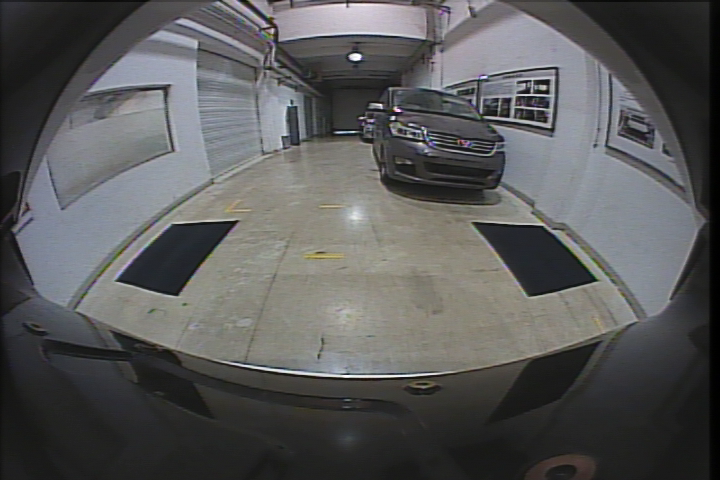
//> input picture 2.lens/BACK_0.bmp, 720 x 480 px
$ ./1   (built with g++ and OpenCV 4)
//> lines starting //> are read from the running program, lines starting //| are printed output that depends on the picture
// Undistortion.cpp: 定义控制台应用程序的入口点。
//

#include<opencv2/opencv.hpp>
#include<math.h>
using namespace cv;

//matlab 单相机标定结果，相机A
double k[3] = { -0.0903,0.7409,0.0 };//径向畸变 k1,k2,k3
double p[2] = { -0.0012,0.0013 };	//切向畸变 p1,p2
double intrinsic[3][3] = { {3449.6,0,0},{6.3538,3449.63,0},{668.4023,472.6526,1} };
void undistortion(Mat input, Mat &output);		//去畸变

int main()
{
	Mat picture = imread("BACK_0.bmp");
//> picture is the input picture: 480 rows x 720 cols, CV_8UC3; mean B, G, R 89.3, 89.2, 88.9
	Mat srcImage;
	cvtColor(picture, srcImage, CV_BGR2GRAY);
	imshow("【原图片】", srcImage);
	//a blank image of the same size
	Mat dstImage = Mat::zeros(srcImage.rows, srcImage.cols, CV_8UC1);

	undistortion(srcImage, dstImage);
	imshow("【去畸变后】", dstImage);

	Mat diffImage = (srcImage - dstImage)*50;
	imshow("【变化图-放大50倍的效果】", diffImage);
	waitKey();
	return 0;
}

void undistortion(Mat input, Mat &output)
{
	double fx = intrinsic[0][0];
	double fy = intrinsic[1][1];	//焦距
	double cx = intrinsic[2][0];
	double cy = intrinsic[2][1];	//光心位置
	double k1 = k[0];
	double k2 = k[1];
	double k3 = k[2];		//径向畸变系数
	double p1 = p[0];
	double p2 = p[1];		//切向畸变系数
	double r;		//畸变图 距离中心点的距离
	double x1, y1, x2, y2;	//中间变量
	for (int i = 0; i < input.cols; i++)
	{
		for (int j = 0; j < input.rows; j++) {
			//①像素坐标系到 相机坐标系
			x1 = (i - cx) / fx;
			y1 = (j - cy) / fy;

			//②在相机坐标系下进行去畸变操作
			r = x1 * x1 + y1 * y1;
			x2 = x1 * (1 + k1 * pow(r, 2) + k2 * pow(r, 4)) + 2 * p1*x1*y1 + p2 * (pow(r, 2) + 2 * pow(x1, 2));
			y2 = y1 * (1 + k1 * pow(r, 2) + k2 * pow(r, 4)) + 2 * p2*x1*y1 + p1 * (pow(r, 2) + 2 * pow(y1, 2));

			//③在去畸变操作后，重新转换到 像素坐标系
			x2 = x2 * fx + cx;
			y2 = y2 * fy + cy;

			//④并用源图像的像素值对新图像的像素点进行插值
			if (y2 > 0 && y2 < input.rows - 1 && x2>0 && x2 < input.cols - 1) {	//防止越界
				double h = y2;
				double w = x2;
				double result = (floor(w + 1) - w)*(floor(h + 1) - h)*input.at<uchar>(floor(h), floor(w)) +
					(floor(w + 1) - w)*(h - floor(h))*input.at<uchar>(floor(h + 1), floor(w)) +
					(w - floor(w))*(floor(h + 1) - h)*input.at<uchar>(floor(h), floor(w + 1)) +
					(w - floor(w))*(h - floor(h))*input.at<uchar>(floor(h + 1), floor(w + 1));		//双线性内插
				output.at<uchar>(j, i) = floor(result);
				//std::cout << output.at<uchar>(j, i) - input.at<uchar>(j, i) << "\t";
			}
		}
	}
//> this loop made 720 passes
//> (x1, r, x2) on passes 1 to 3: (-0.194, 0.0375, 0.43), (-0.193, 0.0374, 1.43), (-0.193, 0.0373, 2.43)
//> after the loop, x1 = 0.0147; y1 = 0.00184; r = 0.000219; x2 = 719; y2 = 479
//> in main, `Mat diffImage = (srcImage - dstImage)*50;`:
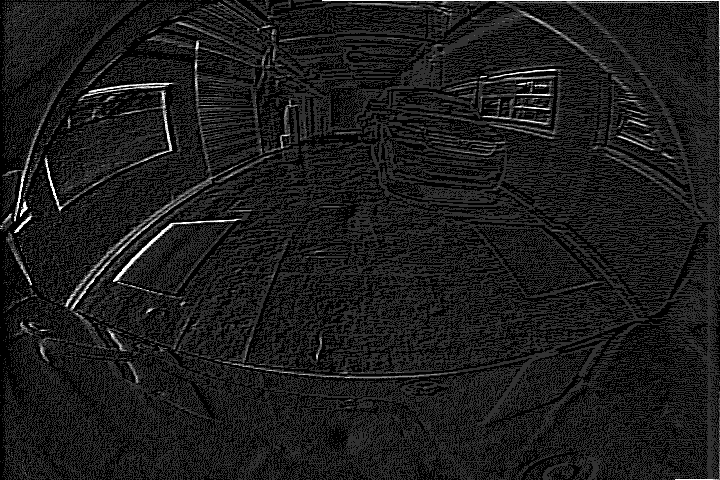
//> diffImage: 480 rows x 720 cols, CV_8UC1; min 0, max 255, mean 27.3
}

$ run again, with 2.lens/FRONT_0.bmp copied over 2.lens/BACK_0.bmp
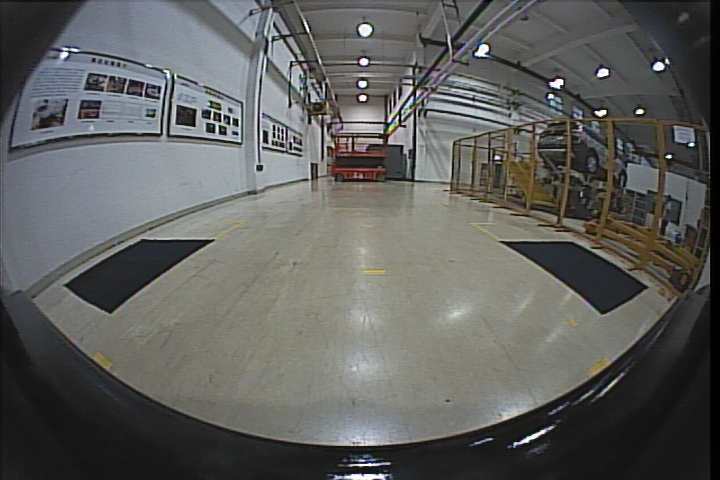
//> input picture 2.lens/FRONT_0.bmp, 720 x 480 px
//> picture is the input picture: 480 rows x 720 cols, CV_8UC3; mean B, G, R 93.3, 95.5, 94.8
//> `cvtColor(picture, srcImage, CV_BGR2GRAY);`:
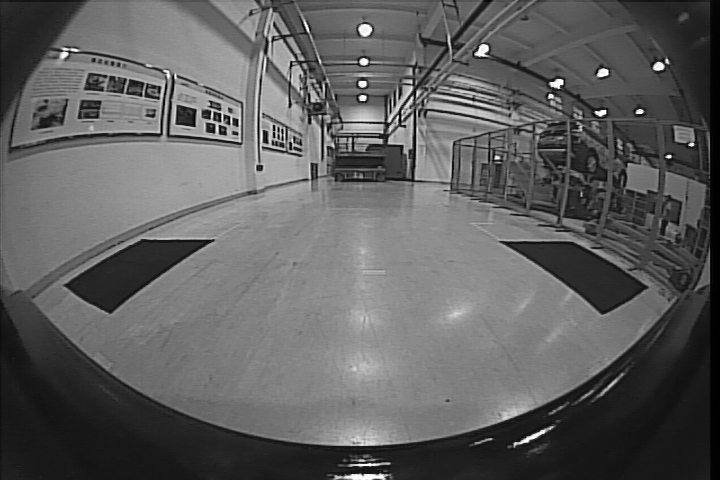
//> srcImage: 480 rows x 720 cols, CV_8UC1; min 0, max 255, mean 95.1
//> the loop in undistortion, `for (int i = 0; i < input.cols; i++)` made 720 passes
//> (x1, r, x2) on passes 1 to 3: (-0.194, 0.0375, 0.43), (-0.193, 0.0374, 1.43), (-0.193, 0.0373, 2.43)
//> after the loop in undistortion, `for (int i = 0; i < input.cols; i++)`: x1 = 0.0147; y1 = 0.00184; r = 0.000219; x2 = 719; y2 = 479
//> `Mat diffImage = (srcImage - dstImage)*50;`:
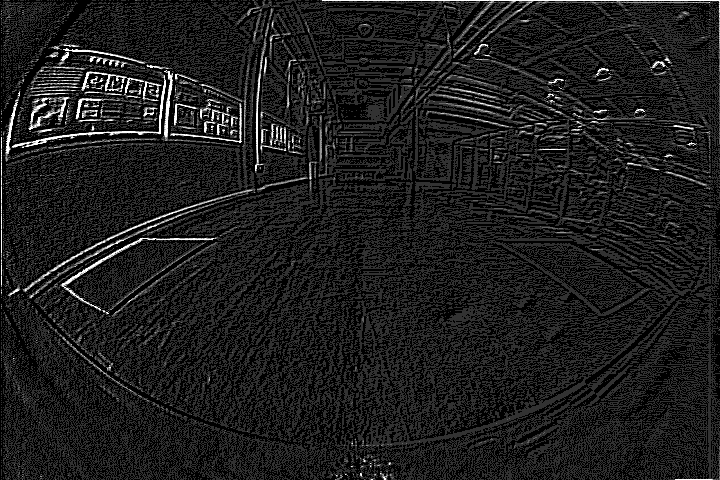
//> diffImage: 480 rows x 720 cols, CV_8UC1; min 0, max 255, mean 29.3

$ run again, with 2.lens/LEFT_0.bmp copied over 2.lens/BACK_0.bmp
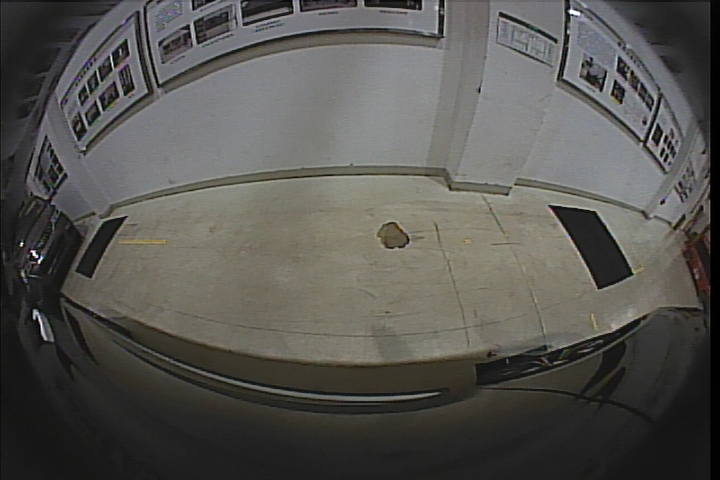
//> input picture 2.lens/LEFT_0.bmp, 720 x 480 px
//> picture is the input picture: 480 rows x 720 cols, CV_8UC3; mean B, G, R 81.3, 85.3, 86.4
//> the loop in undistortion, `for (int i = 0; i < input.cols; i++)` made 720 passes
//> (x1, r, x2) on passes 1 to 3: (-0.194, 0.0375, 0.43), (-0.193, 0.0374, 1.43), (-0.193, 0.0373, 2.43)
//> after the loop in undistortion, `for (int i = 0; i < input.cols; i++)`: x1 = 0.0147; y1 = 0.00184; r = 0.000219; x2 = 719; y2 = 479
//> `Mat diffImage = (srcImage - dstImage)*50;`:
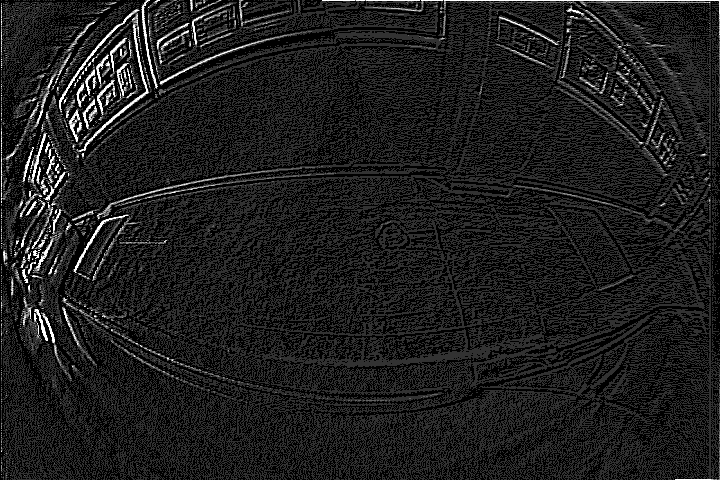
//> diffImage: 480 rows x 720 cols, CV_8UC1; min 0, max 255, mean 29.9

$ run again, with 2.lens/RIGHT_0.bmp copied over 2.lens/BACK_0.bmp
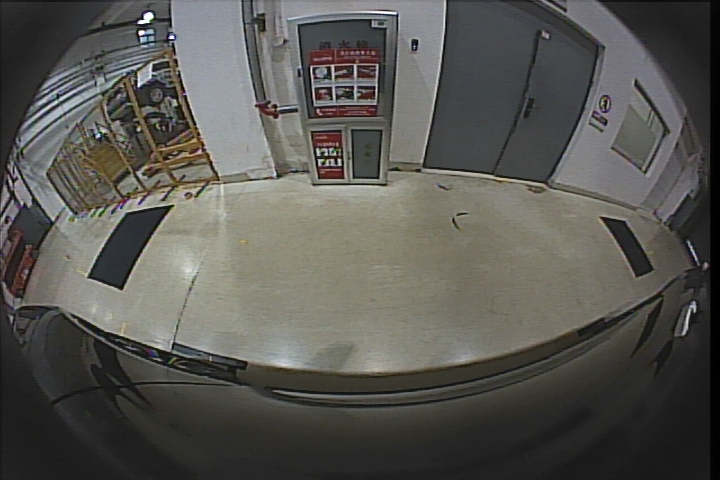
//> input picture 2.lens/RIGHT_0.bmp, 720 x 480 px
//> picture is the input picture: 480 rows x 720 cols, CV_8UC3; mean B, G, R 82.2, 86.8, 87.8
//> the loop in undistortion, `for (int i = 0; i < input.cols; i++)` made 720 passes
//> (x1, r, x2) on passes 1 to 3: (-0.194, 0.0375, 0.43), (-0.193, 0.0374, 1.43), (-0.193, 0.0373, 2.43)
//> after the loop in undistortion, `for (int i = 0; i < input.cols; i++)`:
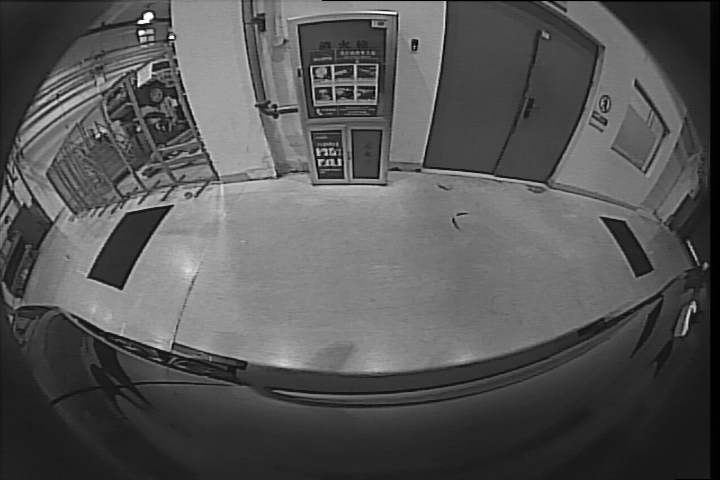
//> output: 480 rows x 720 cols, CV_8UC1; min 0, max 255, mean 86
//> after the loop in undistortion, `for (int i = 0; i < input.cols; i++)`: x1 = 0.0147; y1 = 0.00184; r = 0.000219; x2 = 719; y2 = 479
//> `Mat diffImage = (srcImage - dstImage)*50;`:
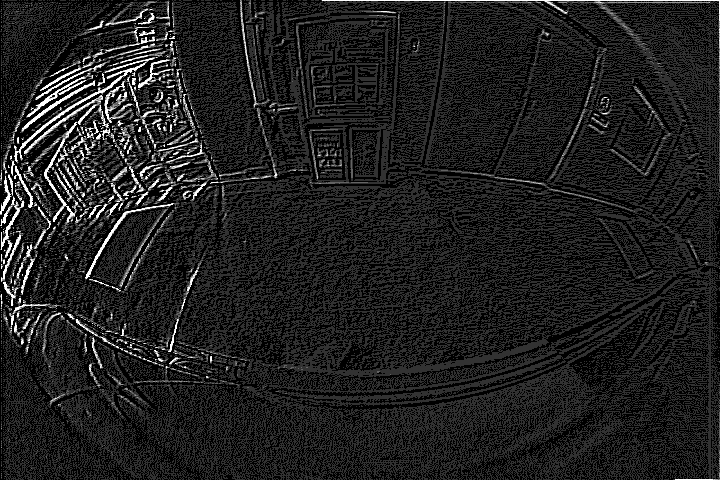
//> diffImage: 480 rows x 720 cols, CV_8UC1; min 0, max 255, mean 32
